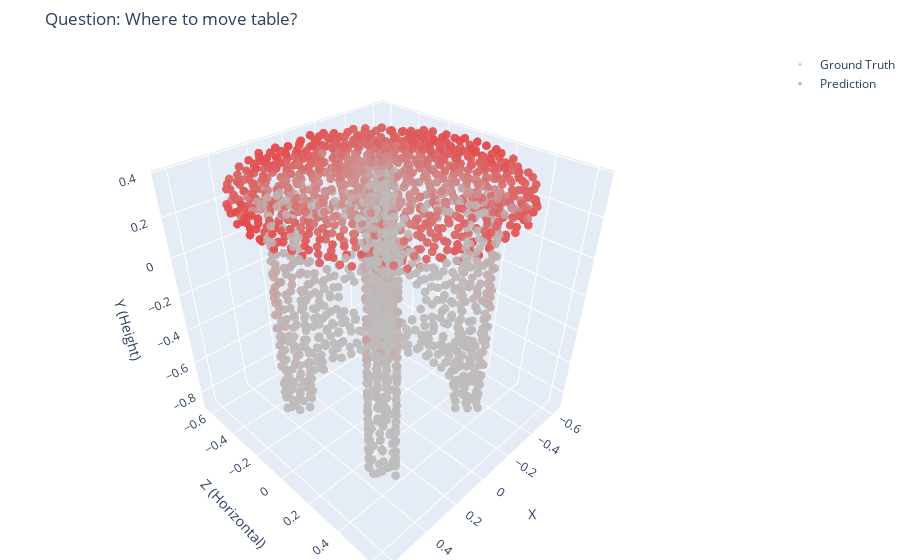

The code cell stored with this chart in its notebook:
### Code cell
import numpy as np  # 导入NumPy，用于处理点云数据的数组操作
import plotly.graph_objects as go  # 导入Plotly，用于3D可视化
from torch.utils.data import DataLoader  # 导入DataLoader，用于处理数据批次
from data_utils.shapenetpart import AffordQ  # 导入数据集工具，加载ShapeNet数据

# 加载测试集
test_dataset = AffordQ('train')  # 加载数据集
test_loader = DataLoader(test_dataset, batch_size=1, shuffle=True, num_workers=2)  # 使用DataLoader按批加载数据，batch_size=1

# 从 test_loader 中抽样一个批次数据
sample = next(iter(test_loader))  # 获取一个批次的数据
points, cls, gt_mask, question, aff_label = sample  # 分解数据，points为点云数据，gt_mask为Ground Truth掩码
points, gt_mask, aff_label = points.cuda(), gt_mask.cuda(), aff_label.cuda()  # 将数据转移到GPU上进行计算

# 对抽样数据进行预测
with torch.no_grad():  # 使用no_grad上下文管理器，以防止计算梯度，减少内存使用
    pred_affordance = model(question, points)  # 使用预训练模型进行推理，预测功能性标签
    pred_affordance = pred_affordance.cpu().numpy()  # 将预测结果从GPU转移回CPU，并转换为NumPy数组

# 将 points 的形状从 [1, 3, 2048] 转换为 [2048, 3]
point_cloud_data = points[0].transpose(0, 1).cpu().numpy()  # 调整点云数据的形状，并从GPU转移到CPU

# 给 Ground Truth 点云上色
gt_colors = np.zeros((point_cloud_data.shape[0], 3))  # 创建一个与点云点数相同的颜色数组，初始化为全零
reference_color = np.array([255, 0, 0])  # 定义参考颜色为红色
back_color = np.array([190, 190, 190])  # 定义背景颜色为灰色
for i, point_affordance in enumerate(gt_mask[0].cpu().numpy()):  # 遍历每个点的功能性标签
    scale_i = point_affordance  # 取该点的功能性值
    gt_colors[i] = (reference_color - back_color) * scale_i + back_color  # 根据功能性值将颜色从背景色过渡到参考色
gt_colors = gt_colors / 255.0  # 将颜色值归一化到 [0, 1] 范围内，符合RGB标准

# 给预测结果点云上色
pred_colors = np.zeros((point_cloud_data.shape[0], 3))  # 创建与Ground Truth类似的颜色数组用于预测结果
for i, aff_pred in enumerate(pred_affordance[0]):  # 遍历每个点的预测功能性标签
    scale_i = aff_pred  # 取该点的预测功能性值
    pred_colors[i] = (reference_color - back_color) * scale_i + back_color  # 同样地，根据功能性值为点云上色
pred_colors = pred_colors / 255.0  # 将预测结果的颜色值归一化到 [0, 1]

# 创建 Plotly 图形，用于展示 Ground Truth 点云
fig = go.Figure()  # 创建一个空的Plotly Figure对象

# Ground Truth 点云
fig.add_trace(go.Scatter3d(
    x=point_cloud_data[:, 0],  # X 轴坐标，表示水平宽度
    y=point_cloud_data[:, 2],  # Z 轴坐标，表示水平深度
    z=point_cloud_data[:, 1],  # Y 轴坐标，表示垂直高度
    mode='markers',  # 以点的形式展示点云
    marker=dict(
        size=3,  # 点的大小
        color=['rgb({}, {}, {})'.format(r*255, g*255, b*255) for r, g, b in gt_colors],  # 使用 Ground Truth 颜色
        opacity=0.8  # 设置点的透明度
    ),
    name='Ground Truth'  # 图例名称
))

# 预测结果点云
fig.add_trace(go.Scatter3d(
    x=point_cloud_data[:, 0],  # X 轴坐标
    y=point_cloud_data[:, 2],  # Z 轴坐标
    z=point_cloud_data[:, 1],  # Y 轴坐标
    mode='markers',  # 以点的形式展示点云
    marker=dict(
        size=3,  # 点的大小
        color=['rgb({}, {}, {})'.format(r*255, g*255, b*255) for r, g, b in pred_colors],  # 使用预测结果的颜色
        opacity=0.8  # 设置点的透明度
    ),
    name='Prediction'  # 图例名称
))

# 设置图形布局，使用 XZ 作为水平面，Y 为高度
fig.update_layout(
    title="Point Cloud Visualization (Ground Truth vs Prediction, XZ as Horizontal)",  # 设置图形标题
    scene=dict(
        xaxis_title="X",  # X 轴标签
        yaxis_title="Z (Horizontal)",  # Z 轴标签作为水平面
        zaxis_title="Y (Height)",  # Y 轴标签表示高度
        aspectmode="cube"  # 保持 X、Y、Z 轴的比例相同，使点云不会被拉伸或压缩
    ),
    margin=dict(l=0, r=0, b=0, t=0)  # 设置图形的边距，四边距设为0，使图形占满显示区域
)

# 将 question 转换为字符串形式
question_text = question[0]

# 设置标题，包含 question 信息
fig.update_layout(
    title=f"Question: {question_text}",  # 添加 question
    scene=dict(
        xaxis_title="X",  # X 轴标签
        yaxis_title="Z (Horizontal)",  # Z 轴标签作为水平面
        zaxis_title="Y (Height)",  # Y 轴标签表示高度
        aspectmode="cube"  # 保持 X、Y、Z 轴的比例相同，使点云不会被拉伸或压缩
    ),
    margin=dict(l=0, r=0, b=0, t=50)  # 设置图形边距
)

# 显示图形
fig.show()  # 在当前环境中显示图形
# fig.write_html("point_cloud_visualization.html") # 如果你需要保存这个可视化为一个html文件，可取消这行注释

### Figure 1 — Plotly figure (JSON) as saved in the notebook; plotly's stock layout.template omitted (floating-point values rounded to 4 significant figures; data arrays with more than 128 entries replaced by an {"elided": "..."} marker saying what was removed)
{"data": [{"marker": {"color": {"elided": "2048 str values"}, "opacity": 0.8, "size": 3}, "mode": "markers", "name": "Ground Truth", "type": "scatter3d", "x": {"elided": "2048 float values"}, "y": {"elided": "2048 float values"}, "z": {"elided": "2048 float values"}}, {"marker": {"color": {"elided": "2048 str values"}, "opacity": 0.8, "size": 3}, "mode": "markers", "name": "Prediction", "type": "scatter3d", "x": {"elided": "2048 float values"}, "y": {"elided": "2048 float values"}, "z": {"elided": "2048 float values"}}], "layout": {"margin": {"b": 0, "l": 0, "r": 0, "t": 50}, "scene": {"aspectmode": "cube", "xaxis": {"title": {"text": "X"}}, "yaxis": {"title": {"text": "Z (Horizontal)"}}, "zaxis": {"title": {"text": "Y (Height)"}}}, "title": {"text": "Question: Where to move table?"}}}
